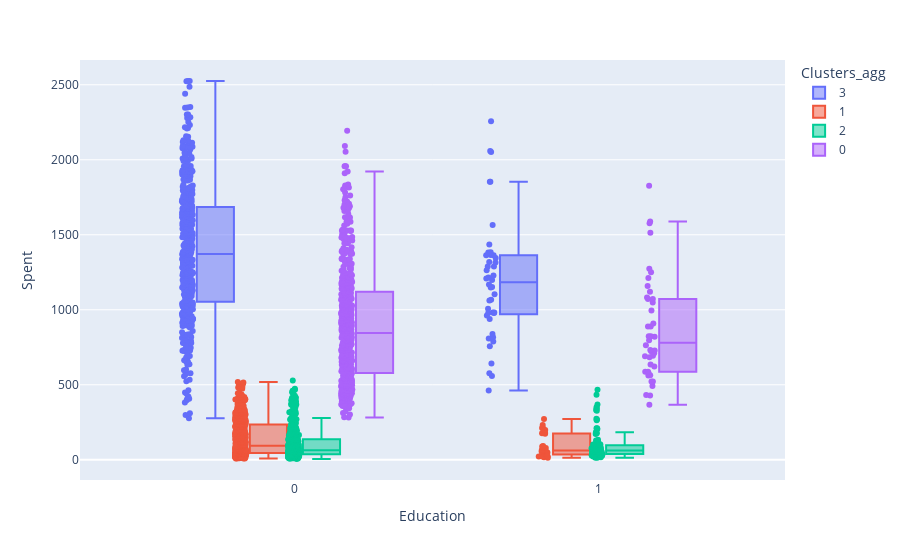

Notebook code for this chart:
### Markdown cell above
**The graphic has been added as an image because the Plotly library has a display issue on Github.**
![](https://github.com/emreyesilyurt/customer_segmentation/blob/main/assets/is_parent.png?raw=true)

### Code cell
fig = px.box(df, x=df['Education'], y=df['Spent'], points="all", color="Clusters_agg")
fig.show()

### Figure 1 — Plotly figure (JSON) as saved in the notebook; plotly's stock layout.template omitted (floating-point values rounded to 4 significant figures; data arrays with more than 128 entries replaced by an {"elided": "..."} marker saying what was removed)
{"data": [{"alignmentgroup": "True", "boxpoints": "all", "hovertemplate": "Clusters_agg=3<br>Education=%{x}<br>Spent=%{y}<extra></extra>", "legendgroup": "3", "marker": {"color": "#636efa"}, "name": "3", "notched": false, "offsetgroup": "3", "orientation": "v", "showlegend": true, "type": "box", "x": {"elided": "495 int values"}, "x0": " ", "xaxis": "x", "y": {"elided": "495 int values"}, "y0": " ", "yaxis": "y"}, {"alignmentgroup": "True", "boxpoints": "all", "hovertemplate": "Clusters_agg=1<br>Education=%{x}<br>Spent=%{y}<extra></extra>", "legendgroup": "1", "marker": {"color": "#EF553B"}, "name": "1", "notched": false, "offsetgroup": "1", "orientation": "v", "showlegend": true, "type": "box", "x": {"elided": "517 int values"}, "x0": " ", "xaxis": "x", "y": {"elided": "517 int values"}, "y0": " ", "yaxis": "y"}, {"alignmentgroup": "True", "boxpoints": "all", "hovertemplate": "Clusters_agg=2<br>Education=%{x}<br>Spent=%{y}<extra></extra>", "legendgroup": "2", "marker": {"color": "#00cc96"}, "name": "2", "notched": false, "offsetgroup": "2", "orientation": "v", "showlegend": true, "type": "box", "x": {"elided": "600 int values"}, "x0": " ", "xaxis": "x", "y": {"elided": "600 int values"}, "y0": " ", "yaxis": "y"}, {"alignmentgroup": "True", "boxpoints": "all", "hovertemplate": "Clusters_agg=0<br>Education=%{x}<br>Spent=%{y}<extra></extra>", "legendgroup": "0", "marker": {"color": "#ab63fa"}, "name": "0", "notched": false, "offsetgroup": "0", "orientation": "v", "showlegend": true, "type": "box", "x": {"elided": "593 int values"}, "x0": " ", "xaxis": "x", "y": {"elided": "593 int values"}, "y0": " ", "yaxis": "y"}], "layout": {"boxmode": "group", "legend": {"title": {"text": "Clusters_agg"}, "tracegroupgap": 0}, "margin": {"t": 60}, "xaxis": {"anchor": "y", "domain": [0, 1], "title": {"text": "Education"}}, "yaxis": {"anchor": "x", "domain": [0, 1], "title": {"text": "Spent"}}}}
